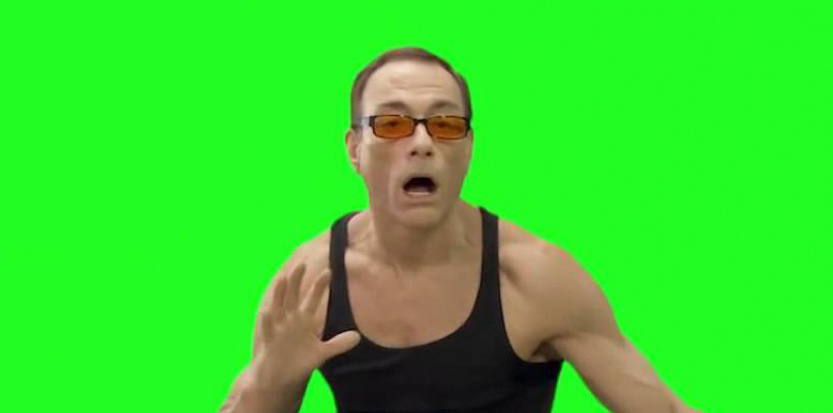
#> input picture Images/jeanclaude.png, 833 x 413 px
$ python 'détourage_PE.py'   (Python 2 division)   (older library calls are emulated)
#> lines starting #> are read from the running program, lines starting #| are printed output that depends on the picture
### common/strel.py
__author__ = 'chaussard'

import numpy as np
from operator import itemgetter
import math

#Fonction permettant de construire un element structurant
#Il faut choisir le type (disque, carre, diamant, ligne)
#Puis le parametre de taille et, dans le cas de la ligne, le parametre d'angle
#L'element structurant est donne sous forme de liste de coordonnees
def build_as_list(type, size, angle):
    if (type  == 'disque'):
        Strel = [] #Le resultat sera une liste de coordonnees
        #On parcourt tous les pixels entre -size et size pour tester si le disque passerait par le pixel : si oui, on l'allume
        for x in range(-((np.int)(size))-1,((np.int)(size))+2):
            for y in range(-((np.int)(size))-1,((np.int)(size))+2):
                if( (abs(x)-0.5)*(abs(x)-0.5) + (abs(y)-0.5)*(abs(y)-0.5) <= size*size ):
                    Strel.append((y,x))

    elif (type == 'carre'):
        #On place dans le resultat toutes les coordonnees entre -size et size inclus
        Strel = [(y,x) for x in range(-size, size+1) for y in range(-size, size+1)]

    elif (type == 'diamant'):
        #On parcourt ligne par ligne pour ajouter les segments qu'il faut
        Strel = [(i,j) for i in range(-size,size+1) for j in range(-size+abs(i), size-abs(i)+1)]


    elif (type == 'ligne'):
        Strel = []
        #Une ligne
        d=size
        a=angle

        #On place l'angle dans un intervalle entre 90 et -90
        while (a > 90):
            a = a - 180
        while (a < -90):
            a = a + 180
        #Si l'angle est superieur a 45deg, on retire 90def et on tournera le resultat obtenu...
        rot=0
        if (a>45):
            a = a-90
            rot=1
        elif (a<-45):
            a = a+90
            rot=3;
        #Conversion de l'angle en radian
        a=a*math.pi/180
        #Petite conversion pour ramener l'angle par rapport au coin inferieur gauche de l'ecran
        a=-a

        #Calcul de la taille de l'element structurant en fonction de d
        lx = int(math.ceil(d/math.sqrt(1+math.tan(a)*math.tan(a))))
        if(lx==0):
            lx = 1
        ly = int(math.ceil(d*math.tan(abs(a))/math.sqrt(1+math.tan(a)*math.tan(a))))
        if(ly==0):
            ly = 1

        #Allocation du resultat
        Strel = []

        #Algo de Bresenham
        for x in range(-lx,lx+1):
            y = math.tan(a)*x;
            Strel.append((int(round(y)), x))

        #Si nous devons tourner le resultat...
        if(rot>0):
            #La rotation s'effectue avec une transposee puis un flip horizontal
            for i in range(0, len(Strel)):
                Strel[i] = (-Strel[i][1], Strel[i][0])

    else:
        assert(False), type+" n'est pas un nom d'element structurant valide pour cette fonction."


    return Strel


#Fonction permettant de construire un element structurant
#Il faut choisir le type (disque, carre, diamant, ligne)
#Puis le parametre de taille et, dans le cas de la ligne, le parametre d'angle
#L'element structurant est donne sous forme d'une image
def build(type, size, angle=0):
	return toImage(build_as_list(type, size, angle))


#Fonction permettant de construire une image a partir d'une liste de points d'un element structurant
def toImage(Strel):
    if len(Strel) == 0:
        assert (False), "L element structurant donne en parametre est vide (trop petit)."

    #On recupere les plus grandes et petites coordonnees de l'element structurant
    max_i = max(Strel, key=itemgetter(0))[0]
    min_i = min(Strel, key=itemgetter(0))[0]
    max_j = max(Strel, key=itemgetter(1))[1]
    min_j = min(Strel, key=itemgetter(1))[1]


    #On alloue l'image de sortie
    Im = np.zeros([max_i-min_i+1, max_j-min_j+1, 1], np.uint8)

    for (i,j) in Strel:
        Im[i+abs(min_i), j+abs(min_j)] = 255

    return Im

### common/morpho.py
import cv2
import numpy

def erosion(img, el):
    return cv2.erode(img, el)

def dilatation(img, el):
    return cv2.dilate(img, el)

def gradient(img, el):
    return dilatation(img, el) - erosion(img, el)

def ouverture(img, el):
    return dilatation(erosion(img, el), el)

def fermeture(img, el):
    return erosion(dilatation(img, el), el)

def dilatation_conditionnelle(img, m, el):
    return numpy.minimum(img, dilatation(m, el))

def erosion_conditionnelle(img, m, el):
    return numpy.maximum(img, erosion(m, el))

# [25 lines left out: functions reconstruction_inferieure, reconstruction_superieure, ouverture_reconstruction, not called in this run]

def fermeture_reconstruction(im, el_fe, el_r):
    op = fermeture(im, el_fe)
    return reconstruction_superieure(im, op, el_r)

# [13 lines of commented-out code are left out]

# [26 lines left out: function ligne_des_eaux, not called in this run]

### common/utils.py
import cv2
import numpy as np

def seuil(img, seuil):
    img[img < seuil] = 0
    img[img >= seuil] = 255
    return img

def afficher(im, titre):
    cv2.imshow(titre, im)
    cv2.waitKey(0)


# La fonction de callback de la souris
# Le premier parametre decrit l'evenement de la souris qui a appele la fonction, les deux suivants donnent les coordonnes ou cet evenement a eu lieu, et le quatrieme decrit l'etat de la souris lors de l'evenement (bouton appuye, relache, etc...)
# Ces parametres sont toujours obligatoires pour cette fonction
# Le cinquieme parametre est personnalisable selon les cas
# Ici, c'est une liste avec en premier, l'image que l'on affiche et dont on va changer des couleurs de pixel
# Ensuite, trois valeurs pour specifier de quelle couleur on souhaite colorier les pixels
# Le dernier parametre est une liste de retour qui stockera les coordonnees des pixels cliques
# [9 lines left out: function click_and_keep, not called in this run]


#Fonction permettant d'afficher une image et de recuperer les coordonnees des points cliques par l'utilisateur
def afficher_et_cliquer_image(image, color):
    marqueur = []
    im = np.copy(image)
    print ('Cliquez sur l image pour selectionner des points')
    #Creer une fenete pour obtenir les marqueurs de facon interactive
    cv2.namedWindow("Image Selection")
    #On lie cette fenetre a la fonction clickandkeep, qui sera appelee a chaque evenement de la souris
    params = [im, color, marqueur]
    cv2.setMouseCallback("Image Selection", click_and_keep, params)
    #On sort quand l'utilisateur appuie sur une touche
    cv2.imshow("Image Selection", im)
    key = cv2.waitKey(0)
    cv2.destroyAllWindows()

    return marqueur

### détourage_PE.py
import cv2
import numpy
from common import morpho, strel, utils

# im = cv2.imread('./Images/jeanclaude.png', cv2.IMREAD_GRAYSCALE)
imc = cv2.imread('./Images/jeanclaude.png')
#> imc is the input picture: shape (413, 833, 3); mean B, G, R 44.6, 215.1, 55.6
im = imc[:, :, 1]
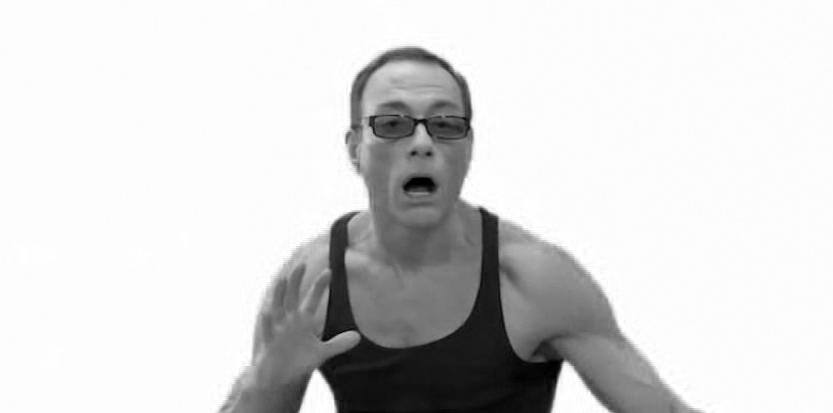
#> im: shape (413, 833); min 0, max 255, mean 215.1
# [52 lines of commented-out code are left out]

R = numpy.zeros(im.shape, im.dtype)

# mp1 et mp2 sont des listes
mp1 = utils.afficher_et_cliquer_image(imc, (0, 0, 255))
#> (key Esc is pressed here)
#> mp1 = []
mp2 = utils.afficher_et_cliquer_image(imc, (255, 0, 0))
#> (key Enter is pressed here)
#> mp2 = []

# Tous les pixel representant le bitume sont a 1 et tous ceux representant la foret sont a 2
for i, j in mp1:
    if 0 <= i < R.shape[0] and 0 <= j < R.shape[1]:
        R[i, j] = 1
#> this loop made 0 passes
#> R: shape (413, 833); every value is 0
for i, j in mp2:
    if 0 <= i < R.shape[0] and 0 <= j < R.shape[1]:
        R[i, j] = 2

Lx, Ly = numpy.where(R > 0)  # Coord
#> Lx = empty array; Ly = empty array

size = im.shape
#> size = (413, 833)
hauteur_im = size[0]
#> hauteur_im = 413
largeur_im = size[1]
#> largeur_im = 833

# On commence par recup les contours
im = morpho.gradient(im, strel.build('carre', 1))
#> in dilatation, `return cv2.dilate(img, el)`:
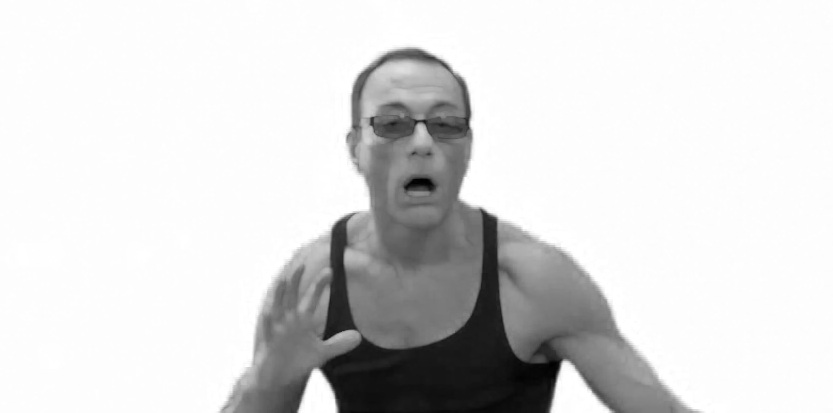
#> returned value: shape (413, 833); min 1, max 255, mean 217.3
#> in erosion, `return cv2.erode(img, el)`:
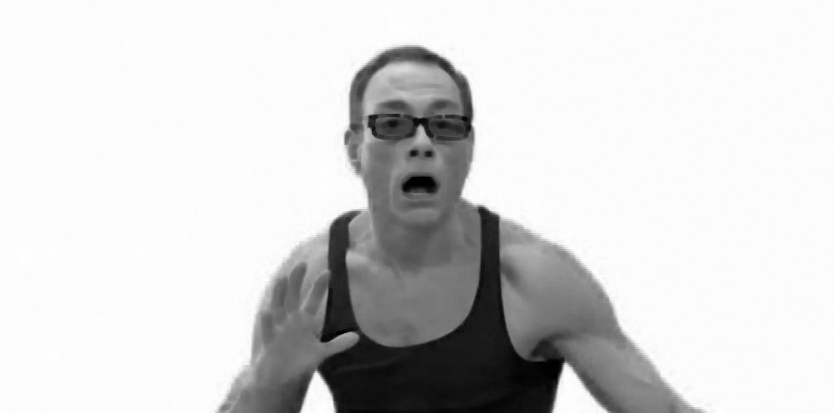
#> returned value: shape (413, 833); min 0, max 255, mean 212.9
#> in gradient, `return dilatation(img, el) - erosion(img, el)`:
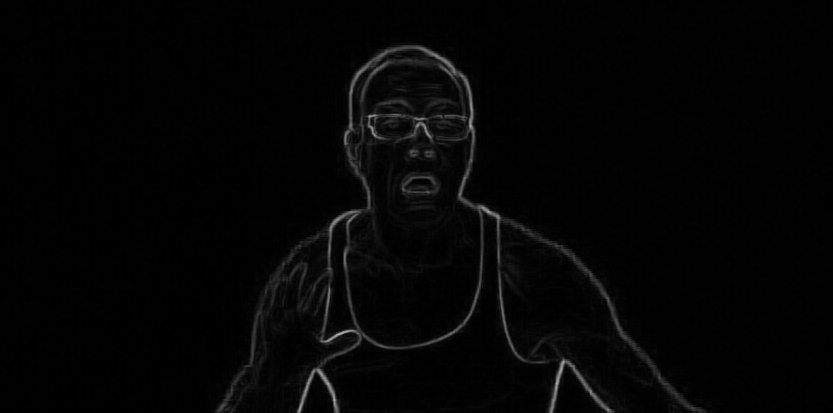
#> returned value: shape (413, 833); min 0, max 182, mean 4.5

list_position = []
for i in range(0, len(Lx)):
    list_position.append((Lx[i], Ly[i]))
#> after the loop, list_position = []

list_intensite = []
# Pour chaque pair (x,y), on recup le niveau de gris du gradient
for point in list_position:
    list_intensite.append(im[point])
#> after the loop, list_intensite = []

c = 0
# On traite chaque pair (x, y) jusqu'a que chaque pixel soit assigne a bitume ou foret
while len(list_position) > 0:

    minim = numpy.argmin(list_intensite)

    coord_min = list_position[minim]

    print "Traitement de :", coord_min

    del list_position[minim]
    del list_intensite[minim]

    for i in range(-1, 2):  # 2 non compris dans le range
        for j in range(-1, 2):
            voisinx = coord_min[0] + i
            voisiny = coord_min[1] + j
            if 0 <= voisinx < hauteur_im and 0 <= voisiny < largeur_im:  # Secu pour pas sortir de l'image
                if R[voisinx, voisiny] == 0:
                    R[voisinx, voisiny] = R[coord_min]
                    list_position.append((voisinx, voisiny))
                    list_intensite.append(im[voisinx, voisiny])
    c = c + 1
    if c % 1000 == 0:
        cv2.imshow("Calcul en cours", R*100)
        cv2.waitKey(1)

g = morpho.gradient(R, strel.build('carre', 1))
g = utils.seuil(g, 1)

p13 = cv2.imread('./Images/p13.png')
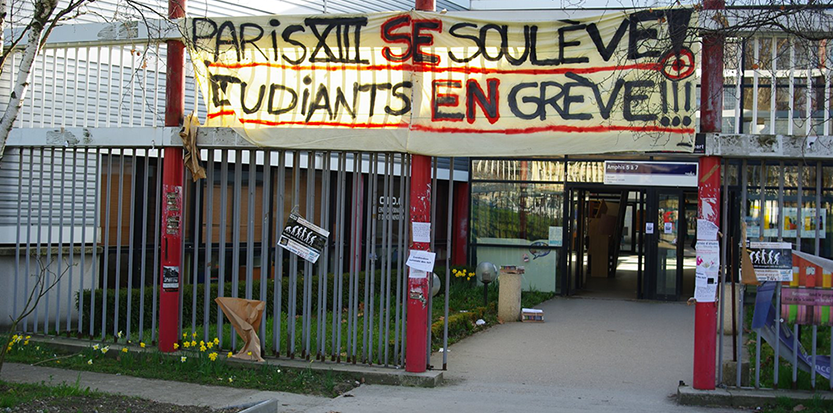
#> input picture Images/p13.png, 833 x 413 px
#> p13 is the input picture: shape (413, 833, 3); mean B, G, R 99.4, 105.7, 107.3
imc[g > 0] = [0, 0, 255]
p13[R == 2] = imc[R == 2]
cv2.imshow("Resultat", p13)

cv2.waitKey(0)
